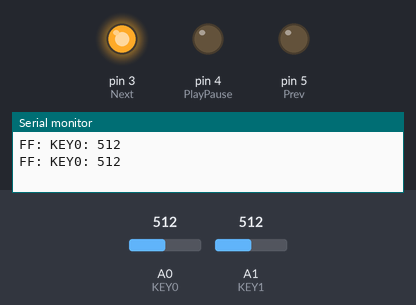
Bench run of a sketch on a simulated Arduino Uno, built with avr-gcc and run on an emulated ATmega328P. On the bench: output pins drawn as LEDs (lit = HIGH), the last lines printed to the serial monitor. Dashed ring = blinking. Inputs (shaded band) come from the test bench; at power-on: A0 (KEY0) = 512, A1 (KEY1) = 512. Pins used as bus, display or sensor lines are not drawn.

Above: at 1.9 s.
2.0 s: A0 (KEY0) set to 481
At 2.8 s:
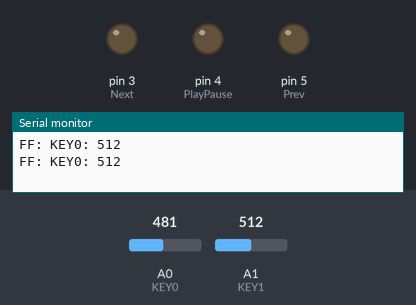
3.6 s: A1 (KEY1) set to 361
5.1 s: A1 (KEY1) set to 343
6.6 s: A0 (KEY0) set to 500
At 9.0 s:
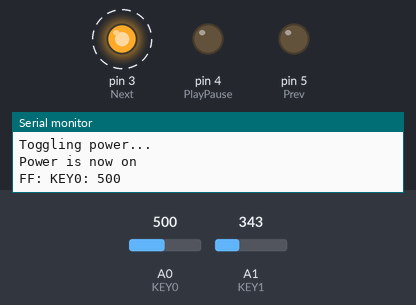
Timing chart, 0 to 10.7 s (numbered marks = the images above; inputs shaded):
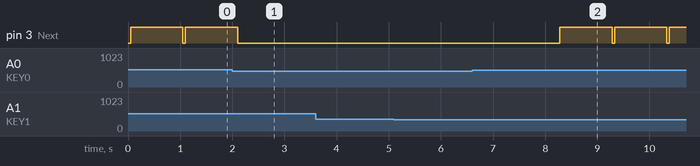

The sketch:

tucson_bluetooth.ino
```cpp
int key0, key1;

int KEY0 = A0; //KEY0 on PCB connected to A0 pin via 10k resistor
int KEY1 = A1; //KEY1 on PCB connected to A1 pin via 10k resistor

int Power = 2;
int Next = 3;
int PlayPause = 4;
int Prev = 5;

int counter = 0;

bool isPowerOn;

void setup() {
  // put your setup code here, to run once:
  pinMode(A0, INPUT); //Next-Prev Mode (KEY0)
  pinMode(A1, INPUT); //CD (KEY1)

  pinMode(2, OUTPUT); //Power
  pinMode(3, OUTPUT); //Next
  pinMode(4, OUTPUT); //PlayPause
  pinMode(5, OUTPUT); //Prev

  isPowerOn = true;

  Serial.begin(9600);

}

void checkPrev() {
  if(key0 >= 70 && key0 <= 110) {
    Serial.print("Prev: KEY0: ");
    Serial.println(key0, DEC);
    digitalWrite(Prev, HIGH);
    delay(200);
    digitalWrite(Prev, LOW);
  }
}


void checkNext() {
  if(key0 >= 170 && key0 <= 210) {
    Serial.print("Next: KEY0: ");
    Serial.println(key0, DEC);
    digitalWrite(Next, HIGH);
    delay(200);
    digitalWrite(Next, LOW);
  }
}

void checkREW() {
  //MH-M18 Vol Down
  if(key0 >= 390 && key0 <= 430) {
    Serial.print("REV: KEY0: ");
    Serial.println(key0, DEC);
    digitalWrite(Prev, HIGH);
    delay(1000);
    digitalWrite(Prev, LOW);
  }
}

void checkFF() {
  //MH-M18 Vol Up
  if(key0 >= 490 && key0 <= 530) {
    Serial.print("FF: KEY0: ");
    Serial.println(key0, DEC);
    digitalWrite(Next, HIGH);
    delay(1000);
    digitalWrite(Next, LOW);
  }
}

void checkCDMP3() {
  if(key1 >= 290 && key1 <= 350) {
    Serial.print("CD: KEY1: ");
    Serial.println(key1, DEC);
    counter++;
    Serial.print("Counter: ");
    Serial.println(counter);
    if(counter >= 12) {
      Serial.println("Toggling power...");
      counter = 0;
      digitalWrite(Power, HIGH);
      delay(200);
      digitalWrite(Power, LOW);
      isPowerOn = !isPowerOn;
      Serial.print("Power is now ");
      Serial.println(isPowerOn ? "on" : "off");
      delay(800);
    }
  }
  else
    counter = 0;
}

void checkMidButton() {
  if(key0 >= 545 && key0 <= 590 && key1 >= 545 && key1 <= 590) {
    Serial.print("Mid KEY0: ");
    Serial.println(key0, DEC);
    Serial.print("Mid KEY1: ");
    Serial.println(key1, DEC);
    digitalWrite(PlayPause, HIGH);
    delay(200);
    digitalWrite(PlayPause, LOW);
  }
}

void loop() {
  delay(50);
  key0 = analogRead(KEY0);
  key1 = analogRead(KEY1);

  // Serial.print("KEY0: ");
  // Serial.println(key0, DEC);
  // Serial.print("KEY1: ");
  // Serial.println(key1, DEC);
  checkCDMP3();

  if(isPowerOn) {
    checkPrev();
    checkNext();
    checkREW();
    checkFF();
    checkMidButton();
  }
}
```

Measured:
- the behaviour switches between 490 and 489 on A0 (KEY0) (found by bisection; images 0 and 1)
- after the input at 2.0 s, pin 3 (Next): goes on until 2.1 s, then stays LOW
- after the input at 3.6 s, every drawn part: stays the same
- after the input at 6.6 s, pin 3 (Next): alternates HIGH for 1.0 s and LOW for 0.05 s, starting after 1.7 s
